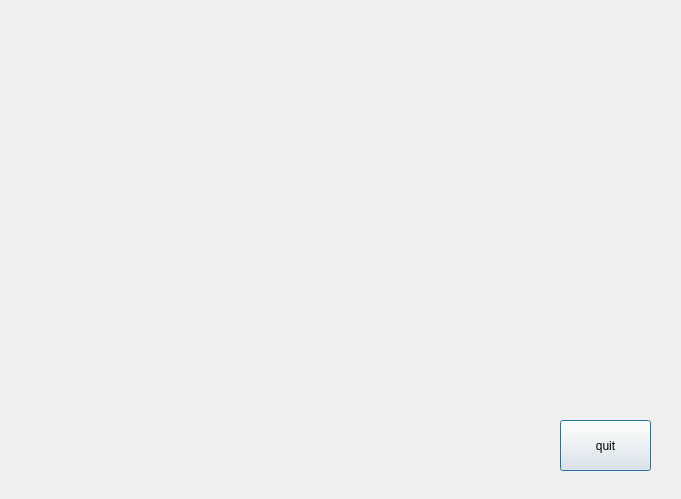
<?xml version="1.0" encoding="UTF-8"?>
<ui version="4.0">
 <class>manipulator</class>
 <widget class="QDialog" name="manipulator">
  <property name="geometry">
   <rect>
    <x>0</x>
    <y>0</y>
    <width>681</width>
    <height>499</height>
   </rect>
  </property>
  <property name="windowTitle">
   <string>manipulator</string>
  </property>
  <widget class="QPushButton" name="pushButton">
   <property name="geometry">
    <rect>
     <x>560</x>
     <y>420</y>
     <width>91</width>
     <height>51</height>
    </rect>
   </property>
   <property name="text">
    <string>quit</string>
   </property>
  </widget>
 </widget>
 <resources/>
 <connections/>
</ui>
